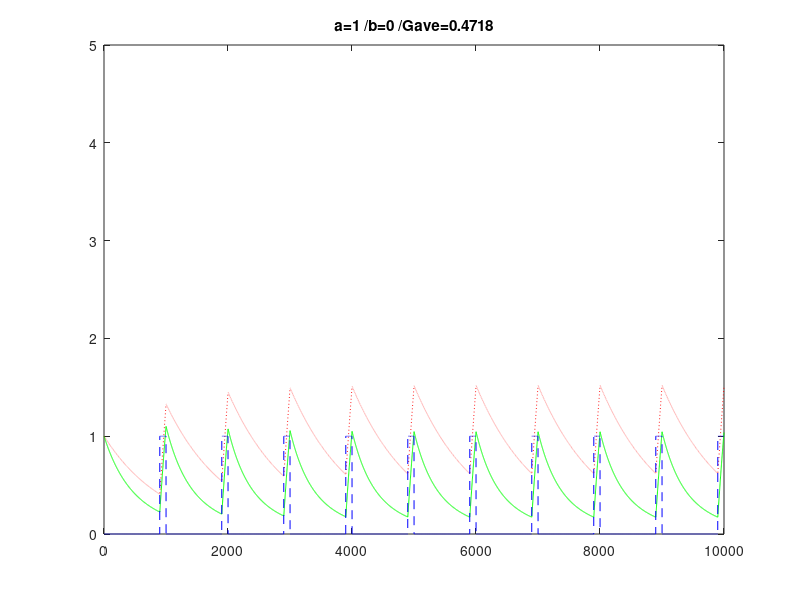

Reproduce this figure in MATLAB.
dt=0.01;Tmax=10000;dint=1000;
d=zeros(1,Tmax);d(dint-100:dint)=1;
d=repmat(d(1,1:dint),1,fix(Tmax/dint));p=d;
G=zeros(1,Tmax);G(1)=1;%Glucose
I=zeros(1,Tmax);I(1)=1;%Insulin
a=1;b=0;k1=0.1;k2=0.1;
for T=1:Tmax-1
    G(T+1)=G(T)+dt*( -k1*G(T)*(1+a*I(T))      +   d(T)  );
    I(T+1)=I(T)+dt*(   b*G(T)  - k2*I(T)      +   p(T)  );
end
Gave=sum(G(1,Tmax/2+1:Tmax))*2/Tmax;
X=1:Tmax;
plot(X,G,'g',X,I,'r:',X,d,'b--');ylim([0 5]);
title(strcat('a=',num2str(a),' /b=',num2str(b),' /Gave=',num2str(Gave)));
